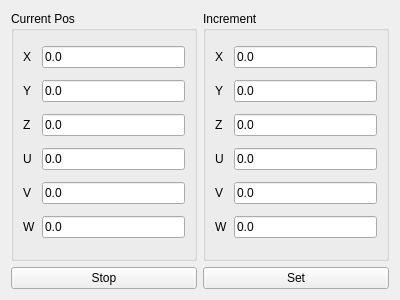
<?xml version="1.0" encoding="UTF-8"?>
<ui version="4.0">
 <class>Arm_control</class>
 <widget class="QWidget" name="Arm_control">
  <property name="geometry">
   <rect>
    <x>0</x>
    <y>0</y>
    <width>400</width>
    <height>300</height>
   </rect>
  </property>
  <property name="windowTitle">
   <string>TM ARM</string>
  </property>
  <property name="windowIcon">
   <iconset>
    <normaloff>../icon/robot-arm.png</normaloff>../icon/robot-arm.png</iconset>
  </property>
  <layout class="QGridLayout" name="gridLayout">
   <item row="0" column="0">
    <widget class="QGroupBox" name="groupBox_7">
     <property name="title">
      <string>Current Pos</string>
     </property>
     <layout class="QGridLayout" name="gridLayout_2">
      <item row="3" column="0">
       <widget class="QLabel" name="label_5">
        <property name="text">
         <string>U</string>
        </property>
       </widget>
      </item>
      <item row="4" column="1">
       <widget class="QLineEdit" name="arm_v_LineEdit">
        <property name="text">
         <string>0.0</string>
        </property>
        <property name="readOnly">
         <bool>true</bool>
        </property>
       </widget>
      </item>
      <item row="5" column="1">
       <widget class="QLineEdit" name="arm_w_LineEdit">
        <property name="text">
         <string>0.0</string>
        </property>
        <property name="readOnly">
         <bool>true</bool>
        </property>
       </widget>
      </item>
      <item row="4" column="0">
       <widget class="QLabel" name="label_7">
        <property name="text">
         <string>V</string>
        </property>
       </widget>
      </item>
      <item row="3" column="1">
       <widget class="QLineEdit" name="arm_u_LineEdit">
        <property name="text">
         <string>0.0</string>
        </property>
        <property name="readOnly">
         <bool>true</bool>
        </property>
       </widget>
      </item>
      <item row="5" column="0">
       <widget class="QLabel" name="label_8">
        <property name="text">
         <string>W</string>
        </property>
       </widget>
      </item>
      <item row="1" column="1">
       <widget class="QLineEdit" name="arm_y_LineEdit">
        <property name="text">
         <string>0.0</string>
        </property>
        <property name="readOnly">
         <bool>true</bool>
        </property>
       </widget>
      </item>
      <item row="1" column="0">
       <widget class="QLabel" name="label_3">
        <property name="text">
         <string>Y</string>
        </property>
       </widget>
      </item>
      <item row="2" column="1">
       <widget class="QLineEdit" name="arm_z_LineEdit">
        <property name="text">
         <string>0.0</string>
        </property>
        <property name="readOnly">
         <bool>true</bool>
        </property>
       </widget>
      </item>
      <item row="0" column="1">
       <widget class="QLineEdit" name="arm_x_LineEdit">
        <property name="text">
         <string>0.0</string>
        </property>
        <property name="readOnly">
         <bool>true</bool>
        </property>
       </widget>
      </item>
      <item row="0" column="0">
       <widget class="QLabel" name="label_2">
        <property name="text">
         <string>X</string>
        </property>
       </widget>
      </item>
      <item row="2" column="0">
       <widget class="QLabel" name="label_4">
        <property name="text">
         <string>Z</string>
        </property>
       </widget>
      </item>
     </layout>
    </widget>
   </item>
   <item row="0" column="1">
    <widget class="QGroupBox" name="groupBox_8">
     <property name="title">
      <string>Increment</string>
     </property>
     <layout class="QGridLayout" name="gridLayout_3">
      <item row="1" column="0">
       <widget class="QLabel" name="label_17">
        <property name="text">
         <string>Y</string>
        </property>
       </widget>
      </item>
      <item row="2" column="0">
       <widget class="QLabel" name="label_16">
        <property name="text">
         <string>Z</string>
        </property>
       </widget>
      </item>
      <item row="0" column="1">
       <widget class="QLineEdit" name="arm_setX_LineEdit">
        <property name="text">
         <string>0.0</string>
        </property>
        <property name="readOnly">
         <bool>false</bool>
        </property>
       </widget>
      </item>
      <item row="4" column="0">
       <widget class="QLabel" name="label_12">
        <property name="text">
         <string>V</string>
        </property>
       </widget>
      </item>
      <item row="5" column="1">
       <widget class="QLineEdit" name="arm_setW_LineEdit">
        <property name="text">
         <string>0.0</string>
        </property>
        <property name="readOnly">
         <bool>false</bool>
        </property>
       </widget>
      </item>
      <item row="5" column="0">
       <widget class="QLabel" name="label_10">
        <property name="text">
         <string>W</string>
        </property>
       </widget>
      </item>
      <item row="2" column="1">
       <widget class="QLineEdit" name="arm_setZ_LineEdit">
        <property name="text">
         <string>0.0</string>
        </property>
        <property name="readOnly">
         <bool>false</bool>
        </property>
       </widget>
      </item>
      <item row="4" column="1">
       <widget class="QLineEdit" name="arm_setV_LineEdit">
        <property name="text">
         <string>0.0</string>
        </property>
        <property name="readOnly">
         <bool>false</bool>
        </property>
       </widget>
      </item>
      <item row="3" column="1">
       <widget class="QLineEdit" name="arm_setU_LineEdit">
        <property name="text">
         <string>0.0</string>
        </property>
        <property name="readOnly">
         <bool>false</bool>
        </property>
       </widget>
      </item>
      <item row="3" column="0">
       <widget class="QLabel" name="label_13">
        <property name="text">
         <string>U</string>
        </property>
       </widget>
      </item>
      <item row="0" column="0">
       <widget class="QLabel" name="label_15">
        <property name="text">
         <string>X</string>
        </property>
       </widget>
      </item>
      <item row="1" column="1">
       <widget class="QLineEdit" name="arm_setY_LineEdit">
        <property name="text">
         <string>0.0</string>
        </property>
        <property name="readOnly">
         <bool>false</bool>
        </property>
       </widget>
      </item>
     </layout>
    </widget>
   </item>
   <item row="1" column="1">
    <widget class="QPushButton" name="arm_set_button">
     <property name="text">
      <string>Set</string>
     </property>
     <property name="icon">
      <iconset>
       <normaloff>../icon/play.png</normaloff>../icon/play.png</iconset>
     </property>
    </widget>
   </item>
   <item row="1" column="0">
    <widget class="QPushButton" name="arm_stop_button">
     <property name="text">
      <string>Stop</string>
     </property>
     <property name="icon">
      <iconset>
       <normaloff>../icon/stop-button.png</normaloff>../icon/stop-button.png</iconset>
     </property>
    </widget>
   </item>
  </layout>
 </widget>
 <resources/>
 <connections/>
</ui>
